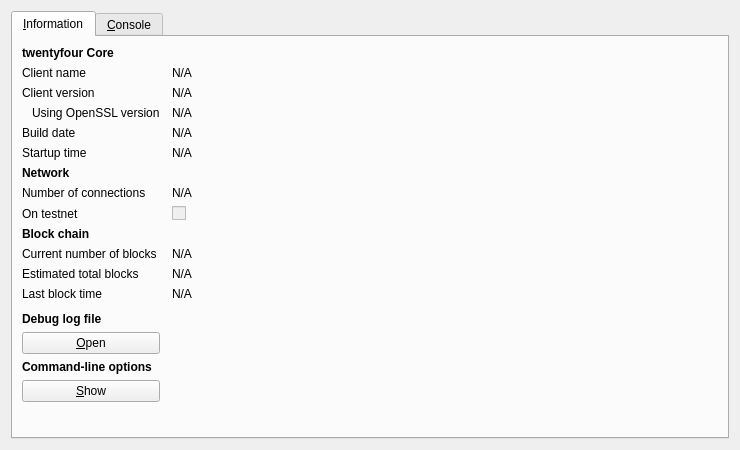
<?xml version="1.0" encoding="UTF-8"?>
<ui version="4.0">
 <class>RPCConsole</class>
 <widget class="QDialog" name="RPCConsole">
  <property name="geometry">
   <rect>
    <x>0</x>
    <y>0</y>
    <width>740</width>
    <height>450</height>
   </rect>
  </property>
  <property name="windowTitle">
   <string>twentyfour - Debug window</string>
  </property>
  <layout class="QVBoxLayout" name="verticalLayout_2">
   <item>
    <widget class="QTabWidget" name="tabWidget">
     <property name="currentIndex">
      <number>0</number>
     </property>
     <widget class="QWidget" name="tab_info">
      <attribute name="title">
       <string>&amp;Information</string>
      </attribute>
      <layout class="QGridLayout" name="gridLayout" columnstretch="0,1">
       <property name="horizontalSpacing">
        <number>12</number>
       </property>
       <item row="0" column="0">
        <widget class="QLabel" name="label_9">
         <property name="font">
          <font>
           <weight>75</weight>
           <bold>true</bold>
          </font>
         </property>
         <property name="text">
          <string>twentyfour Core</string>
         </property>
        </widget>
       </item>
       <item row="1" column="0">
        <widget class="QLabel" name="label_5">
         <property name="text">
          <string>Client name</string>
         </property>
        </widget>
       </item>
       <item row="1" column="1">
        <widget class="QLabel" name="clientName">
         <property name="cursor">
          <cursorShape>IBeamCursor</cursorShape>
         </property>
         <property name="text">
          <string>N/A</string>
         </property>
         <property name="textFormat">
          <enum>Qt::PlainText</enum>
         </property>
         <property name="textInteractionFlags">
          <set>Qt::LinksAccessibleByMouse|Qt::TextSelectableByKeyboard|Qt::TextSelectableByMouse</set>
         </property>
        </widget>
       </item>
       <item row="2" column="0">
        <widget class="QLabel" name="label_6">
         <property name="text">
          <string>Client version</string>
         </property>
        </widget>
       </item>
       <item row="2" column="1">
        <widget class="QLabel" name="clientVersion">
         <property name="cursor">
          <cursorShape>IBeamCursor</cursorShape>
         </property>
         <property name="text">
          <string>N/A</string>
         </property>
         <property name="textFormat">
          <enum>Qt::PlainText</enum>
         </property>
         <property name="textInteractionFlags">
          <set>Qt::LinksAccessibleByMouse|Qt::TextSelectableByKeyboard|Qt::TextSelectableByMouse</set>
         </property>
        </widget>
       </item>
       <item row="3" column="0">
        <widget class="QLabel" name="label_14">
         <property name="text">
          <string>Using OpenSSL version</string>
         </property>
         <property name="indent">
          <number>10</number>
         </property>
        </widget>
       </item>
       <item row="3" column="1">
        <widget class="QLabel" name="openSSLVersion">
         <property name="cursor">
          <cursorShape>IBeamCursor</cursorShape>
         </property>
         <property name="text">
          <string>N/A</string>
         </property>
         <property name="textFormat">
          <enum>Qt::PlainText</enum>
         </property>
         <property name="textInteractionFlags">
          <set>Qt::LinksAccessibleByMouse|Qt::TextSelectableByKeyboard|Qt::TextSelectableByMouse</set>
         </property>
        </widget>
       </item>
       <item row="4" column="0">
        <widget class="QLabel" name="label_12">
         <property name="text">
          <string>Build date</string>
         </property>
        </widget>
       </item>
       <item row="4" column="1">
        <widget class="QLabel" name="buildDate">
         <property name="cursor">
          <cursorShape>IBeamCursor</cursorShape>
         </property>
         <property name="text">
          <string>N/A</string>
         </property>
         <property name="textFormat">
          <enum>Qt::PlainText</enum>
         </property>
         <property name="textInteractionFlags">
          <set>Qt::LinksAccessibleByMouse|Qt::TextSelectableByKeyboard|Qt::TextSelectableByMouse</set>
         </property>
        </widget>
       </item>
       <item row="5" column="0">
        <widget class="QLabel" name="label_13">
         <property name="text">
          <string>Startup time</string>
         </property>
        </widget>
       </item>
       <item row="5" column="1">
        <widget class="QLabel" name="startupTime">
         <property name="cursor">
          <cursorShape>IBeamCursor</cursorShape>
         </property>
         <property name="text">
          <string>N/A</string>
         </property>
         <property name="textFormat">
          <enum>Qt::PlainText</enum>
         </property>
         <property name="textInteractionFlags">
          <set>Qt::LinksAccessibleByMouse|Qt::TextSelectableByKeyboard|Qt::TextSelectableByMouse</set>
         </property>
        </widget>
       </item>
       <item row="6" column="0">
        <widget class="QLabel" name="label_11">
         <property name="font">
          <font>
           <weight>75</weight>
           <bold>true</bold>
          </font>
         </property>
         <property name="text">
          <string>Network</string>
         </property>
        </widget>
       </item>
       <item row="7" column="0">
        <widget class="QLabel" name="label_7">
         <property name="text">
          <string>Number of connections</string>
         </property>
        </widget>
       </item>
       <item row="7" column="1">
        <widget class="QLabel" name="numberOfConnections">
         <property name="cursor">
          <cursorShape>IBeamCursor</cursorShape>
         </property>
         <property name="text">
          <string>N/A</string>
         </property>
         <property name="textFormat">
          <enum>Qt::PlainText</enum>
         </property>
         <property name="textInteractionFlags">
          <set>Qt::LinksAccessibleByMouse|Qt::TextSelectableByKeyboard|Qt::TextSelectableByMouse</set>
         </property>
        </widget>
       </item>
       <item row="8" column="0">
        <widget class="QLabel" name="label_8">
         <property name="text">
          <string>On testnet</string>
         </property>
        </widget>
       </item>
       <item row="8" column="1">
        <widget class="QCheckBox" name="isTestNet">
         <property name="enabled">
          <bool>false</bool>
         </property>
         <property name="text">
          <string/>
         </property>
        </widget>
       </item>
       <item row="9" column="0">
        <widget class="QLabel" name="label_10">
         <property name="font">
          <font>
           <weight>75</weight>
           <bold>true</bold>
          </font>
         </property>
         <property name="text">
          <string>Block chain</string>
         </property>
        </widget>
       </item>
       <item row="10" column="0">
        <widget class="QLabel" name="label_3">
         <property name="text">
          <string>Current number of blocks</string>
         </property>
        </widget>
       </item>
       <item row="10" column="1">
        <widget class="QLabel" name="numberOfBlocks">
         <property name="cursor">
          <cursorShape>IBeamCursor</cursorShape>
         </property>
         <property name="text">
          <string>N/A</string>
         </property>
         <property name="textFormat">
          <enum>Qt::PlainText</enum>
         </property>
         <property name="textInteractionFlags">
          <set>Qt::LinksAccessibleByMouse|Qt::TextSelectableByKeyboard|Qt::TextSelectableByMouse</set>
         </property>
        </widget>
       </item>
       <item row="11" column="0">
        <widget class="QLabel" name="label_4">
         <property name="text">
          <string>Estimated total blocks</string>
         </property>
        </widget>
       </item>
       <item row="11" column="1">
        <widget class="QLabel" name="totalBlocks">
         <property name="cursor">
          <cursorShape>IBeamCursor</cursorShape>
         </property>
         <property name="text">
          <string>N/A</string>
         </property>
         <property name="textFormat">
          <enum>Qt::PlainText</enum>
         </property>
         <property name="textInteractionFlags">
          <set>Qt::LinksAccessibleByMouse|Qt::TextSelectableByKeyboard|Qt::TextSelectableByMouse</set>
         </property>
        </widget>
       </item>
       <item row="12" column="0">
        <widget class="QLabel" name="label_2">
         <property name="text">
          <string>Last block time</string>
         </property>
        </widget>
       </item>
       <item row="12" column="1">
        <widget class="QLabel" name="lastBlockTime">
         <property name="cursor">
          <cursorShape>IBeamCursor</cursorShape>
         </property>
         <property name="text">
          <string>N/A</string>
         </property>
         <property name="textFormat">
          <enum>Qt::PlainText</enum>
         </property>
         <property name="textInteractionFlags">
          <set>Qt::LinksAccessibleByMouse|Qt::TextSelectableByKeyboard|Qt::TextSelectableByMouse</set>
         </property>
        </widget>
       </item>
       <item row="13" column="0">
        <spacer name="verticalSpacer_2">
         <property name="orientation">
          <enum>Qt::Vertical</enum>
         </property>
         <property name="sizeHint" stdset="0">
          <size>
           <width>20</width>
           <height>20</height>
          </size>
         </property>
        </spacer>
       </item>
       <item row="14" column="0">
        <widget class="QLabel" name="labelDebugLogfile">
         <property name="font">
          <font>
           <weight>75</weight>
           <bold>true</bold>
          </font>
         </property>
         <property name="text">
          <string>Debug log file</string>
         </property>
        </widget>
       </item>
       <item row="15" column="0">
        <widget class="QPushButton" name="openDebugLogfileButton">
         <property name="toolTip">
          <string>Open the twentyfour debug log file from the current data directory. This can take a few seconds for large log files.</string>
         </property>
         <property name="text">
          <string>&amp;Open</string>
         </property>
         <property name="autoDefault">
          <bool>false</bool>
         </property>
        </widget>
       </item>
       <item row="16" column="0">
        <widget class="QLabel" name="labelCLOptions">
         <property name="font">
          <font>
           <weight>75</weight>
           <bold>true</bold>
          </font>
         </property>
         <property name="text">
          <string>Command-line options</string>
         </property>
        </widget>
       </item>
       <item row="17" column="0">
        <widget class="QPushButton" name="showCLOptionsButton">
         <property name="toolTip">
          <string>Show the twentyfour-Qt help message to get a list with possible twentyfour command-line options.</string>
         </property>
         <property name="text">
          <string>&amp;Show</string>
         </property>
         <property name="autoDefault">
          <bool>false</bool>
         </property>
        </widget>
       </item>
       <item row="18" column="0">
        <spacer name="verticalSpacer">
         <property name="orientation">
          <enum>Qt::Vertical</enum>
         </property>
         <property name="sizeHint" stdset="0">
          <size>
           <width>20</width>
           <height>40</height>
          </size>
         </property>
        </spacer>
       </item>
      </layout>
     </widget>
     <widget class="QWidget" name="tab_console">
      <attribute name="title">
       <string>&amp;Console</string>
      </attribute>
      <layout class="QVBoxLayout" name="verticalLayout_3">
       <property name="spacing">
        <number>3</number>
       </property>
       <item>
        <widget class="QTextEdit" name="messagesWidget">
         <property name="minimumSize">
          <size>
           <width>0</width>
           <height>100</height>
          </size>
         </property>
         <property name="readOnly">
          <bool>true</bool>
         </property>
         <property name="tabKeyNavigation" stdset="0">
          <bool>false</bool>
         </property>
         <property name="columnCount" stdset="0">
          <number>2</number>
         </property>
        </widget>
       </item>
       <item>
        <layout class="QHBoxLayout" name="horizontalLayout">
         <property name="spacing">
          <number>3</number>
         </property>
         <item>
          <widget class="QLabel" name="label">
           <property name="text">
            <string notr="true">&gt;</string>
           </property>
          </widget>
         </item>
         <item>
          <widget class="QLineEdit" name="lineEdit"/>
         </item>
         <item>
          <widget class="QPushButton" name="clearButton">
           <property name="maximumSize">
            <size>
             <width>24</width>
             <height>24</height>
            </size>
           </property>
           <property name="toolTip">
            <string>Clear console</string>
           </property>
           <property name="text">
            <string/>
           </property>
           <property name="icon">
            <iconset resource="../bitcoin.qrc">
             <normaloff>:/icons/remove</normaloff>:/icons/remove</iconset>
           </property>
           <property name="shortcut">
            <string notr="true">Ctrl+L</string>
           </property>
           <property name="autoDefault">
            <bool>false</bool>
           </property>
          </widget>
         </item>
        </layout>
       </item>
      </layout>
     </widget>
    </widget>
   </item>
  </layout>
 </widget>
 <resources>
  <include location="../bitcoin.qrc"/>
 </resources>
 <connections/>
</ui>
